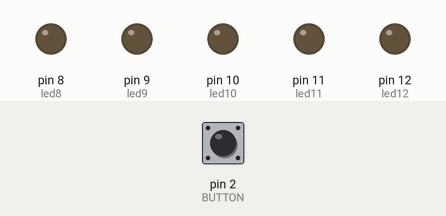
A sketch run on a simulated Arduino Uno, built with avr-gcc and run on an emulated ATmega328P. On the bench: output pins drawn as LEDs (lit = HIGH). The test bench sets the inputs (shaded band); at power-on: pin 2 (BUTTON) HIGH.

Above: at 1.2 s.
1.3 s: pin 2 (BUTTON) pulled LOW for 0.15 s
At 4.16 s:
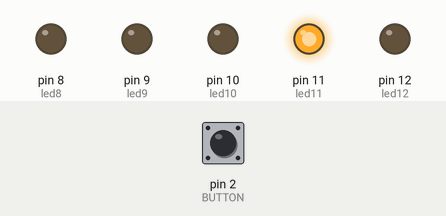
At 5.46 s:
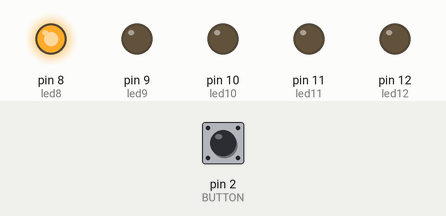
7.3 s: pin 2 (BUTTON) driven HIGH
9.4 s: pin 2 (BUTTON) driven LOW
At 12.6 s:
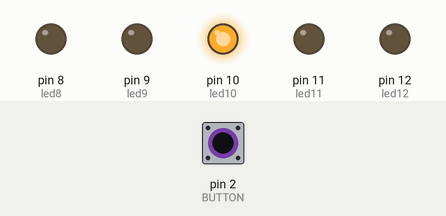
Timing chart, 0 to 19.4 s (numbered marks = the images above; inputs shaded):
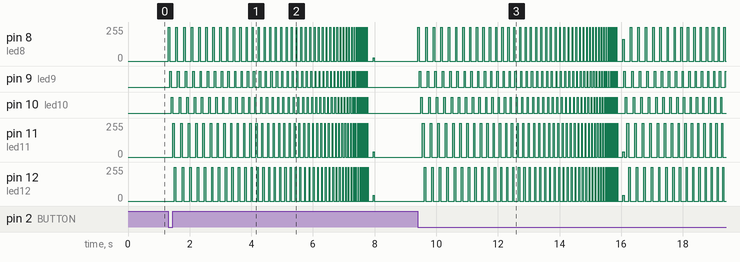

Measured:
- after the input at 1.3 s, pin 8 (led8): 0/255 → 255/255 at once, then repeats every 0.25 s: 0/255 0.20 s, 255/255 0.05 s; pin 9 (led9): LOW → HIGH after 0.05 s, then repeats every 0.25 s: LOW 0.20 s, HIGH 0.05 s

The sketch:

63010870_interrupt07.ino
```cpp
#define led8  8
#define led9  9
#define led10  10
#define led11  11
#define led12  12
int ledPin =  13;
#define BUTTON 2
int buttonState = 0;
void setup() {
  pinMode(led8, OUTPUT);
  pinMode(led9, OUTPUT);
  pinMode(led10, OUTPUT);
  pinMode(led11, OUTPUT);
  pinMode(led12, OUTPUT);
  pinMode(BUTTON,INPUT_PULLUP);
}

void loop() {
   buttonState = digitalRead(BUTTON);
   if(buttonState == HIGH)
  {
    digitalWrite(ledPin, HIGH);
    }
  else if(buttonState == LOW)
  {
    for (int i=51; i>0; i--)
{
  digitalWrite(ledPin, LOW);
digitalWrite(led8, HIGH);
delay(i);
digitalWrite(led8, LOW);
digitalWrite(led9, HIGH);
delay(i);
digitalWrite(led9, LOW);
digitalWrite(led10, HIGH);
delay(i);
digitalWrite(led10, LOW);
digitalWrite(led11, HIGH);
delay(i);
digitalWrite(led11, LOW);
digitalWrite(led12, HIGH);
delay(i);
digitalWrite(led12, LOW);
}
    }
}
```
